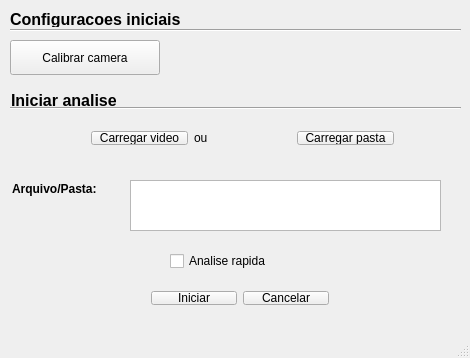
<?xml version="1.0" encoding="UTF-8"?>
<ui version="4.0">
 <class>MainWindow</class>
 <widget class="QMainWindow" name="MainWindow">
  <property name="geometry">
   <rect>
    <x>0</x>
    <y>0</y>
    <width>470</width>
    <height>358</height>
   </rect>
  </property>
  <property name="sizePolicy">
   <sizepolicy hsizetype="Fixed" vsizetype="Fixed">
    <horstretch>0</horstretch>
    <verstretch>0</verstretch>
   </sizepolicy>
  </property>
  <property name="windowTitle">
   <string>Rat-track</string>
  </property>
  <widget class="QWidget" name="centralWidget">
   <widget class="QPushButton" name="btCamConfig">
    <property name="geometry">
     <rect>
      <x>10</x>
      <y>40</y>
      <width>150</width>
      <height>35</height>
     </rect>
    </property>
    <property name="text">
     <string>Calibrar camera</string>
    </property>
    <property name="icon">
     <iconset resource="icons.qrc">
      <normaloff>:/cam_config.png</normaloff>:/cam_config.png</iconset>
    </property>
    <property name="iconSize">
     <size>
      <width>24</width>
      <height>24</height>
     </size>
    </property>
   </widget>
   <widget class="QLabel" name="lbCamConfig">
    <property name="geometry">
     <rect>
      <x>10</x>
      <y>10</y>
      <width>171</width>
      <height>17</height>
     </rect>
    </property>
    <property name="text">
     <string>&lt;html&gt;&lt;head/&gt;&lt;body&gt;&lt;p&gt;&lt;span style=&quot; font-size:12pt; font-weight:600;&quot;&gt;Configuracoes iniciais&lt;/span&gt;&lt;/p&gt;&lt;/body&gt;&lt;/html&gt;</string>
    </property>
   </widget>
   <widget class="Line" name="lineCamConfig">
    <property name="geometry">
     <rect>
      <x>10</x>
      <y>20</y>
      <width>451</width>
      <height>20</height>
     </rect>
    </property>
    <property name="orientation">
     <enum>Qt::Horizontal</enum>
    </property>
   </widget>
   <widget class="QLabel" name="lbTest">
    <property name="geometry">
     <rect>
      <x>11</x>
      <y>91</y>
      <width>105</width>
      <height>18</height>
     </rect>
    </property>
    <property name="text">
     <string>&lt;html&gt;&lt;head/&gt;&lt;body&gt;&lt;p&gt;&lt;span style=&quot; font-size:12pt; font-weight:600;&quot;&gt;Iniciar analise&lt;/span&gt;&lt;/p&gt;&lt;/body&gt;&lt;/html&gt;</string>
    </property>
   </widget>
   <widget class="Line" name="lineStart">
    <property name="geometry">
     <rect>
      <x>10</x>
      <y>100</y>
      <width>451</width>
      <height>16</height>
     </rect>
    </property>
    <property name="orientation">
     <enum>Qt::Horizontal</enum>
    </property>
   </widget>
   <widget class="QWidget" name="layoutWidget">
    <property name="geometry">
     <rect>
      <x>80</x>
      <y>120</y>
      <width>325</width>
      <height>36</height>
     </rect>
    </property>
    <layout class="QHBoxLayout" name="loadLayout">
     <item>
      <widget class="QPushButton" name="btFile">
       <property name="text">
        <string>Carregar video</string>
       </property>
       <property name="icon">
        <iconset resource="icons.qrc">
         <normaloff>:/videofile.png</normaloff>:/videofile.png</iconset>
       </property>
       <property name="iconSize">
        <size>
         <width>24</width>
         <height>24</height>
        </size>
       </property>
      </widget>
     </item>
     <item>
      <widget class="QLabel" name="lbOr">
       <property name="text">
        <string>ou</string>
       </property>
      </widget>
     </item>
     <item>
      <widget class="QPushButton" name="btDir">
       <property name="text">
        <string>Carregar pasta</string>
       </property>
       <property name="icon">
        <iconset resource="icons.qrc">
         <normaloff>:/directory.png</normaloff>:/directory.png</iconset>
       </property>
       <property name="iconSize">
        <size>
         <width>24</width>
         <height>24</height>
        </size>
       </property>
      </widget>
     </item>
    </layout>
   </widget>
   <widget class="QWidget" name="layoutWidget">
    <property name="geometry">
     <rect>
      <x>140</x>
      <y>280</y>
      <width>200</width>
      <height>36</height>
     </rect>
    </property>
    <layout class="QHBoxLayout" name="optionsLayout">
     <item>
      <widget class="QPushButton" name="btStart">
       <property name="text">
        <string>Iniciar</string>
       </property>
       <property name="icon">
        <iconset>
         <normaloff>:/rattrack/src/start.png</normaloff>:/rattrack/src/start.png</iconset>
       </property>
       <property name="iconSize">
        <size>
         <width>24</width>
         <height>24</height>
        </size>
       </property>
      </widget>
     </item>
     <item>
      <widget class="QPushButton" name="btCancel">
       <property name="text">
        <string>Cancelar</string>
       </property>
       <property name="icon">
        <iconset>
         <normaloff>:/rattrack/src/cancel.png</normaloff>:/rattrack/src/cancel.png</iconset>
       </property>
       <property name="iconSize">
        <size>
         <width>24</width>
         <height>24</height>
        </size>
       </property>
      </widget>
     </item>
    </layout>
   </widget>
   <widget class="QCheckBox" name="cbFastMode">
    <property name="geometry">
     <rect>
      <x>170</x>
      <y>250</y>
      <width>131</width>
      <height>22</height>
     </rect>
    </property>
    <property name="text">
     <string>Analise rapida</string>
    </property>
   </widget>
   <widget class="QTextBrowser" name="lb2File">
    <property name="geometry">
     <rect>
      <x>130</x>
      <y>180</y>
      <width>311</width>
      <height>51</height>
     </rect>
    </property>
   </widget>
   <widget class="QLabel" name="lb1File">
    <property name="geometry">
     <rect>
      <x>12</x>
      <y>181</y>
      <width>106</width>
      <height>17</height>
     </rect>
    </property>
    <property name="sizePolicy">
     <sizepolicy hsizetype="Fixed" vsizetype="Preferred">
      <horstretch>0</horstretch>
      <verstretch>0</verstretch>
     </sizepolicy>
    </property>
    <property name="text">
     <string>&lt;html&gt;&lt;head/&gt;&lt;body&gt;&lt;p&gt;&lt;span style=&quot; font-weight:600;&quot;&gt;Arquivo/Pasta:&lt;/span&gt;&lt;/p&gt;&lt;/body&gt;&lt;/html&gt;</string>
    </property>
   </widget>
  </widget>
  <widget class="QStatusBar" name="statusBar"/>
  <action name="actionAaa">
   <property name="text">
    <string>aaa</string>
   </property>
  </action>
 </widget>
 <layoutdefault spacing="6" margin="11"/>
 <resources>
  <include location="icons.qrc"/>
 </resources>
 <connections/>
</ui>
